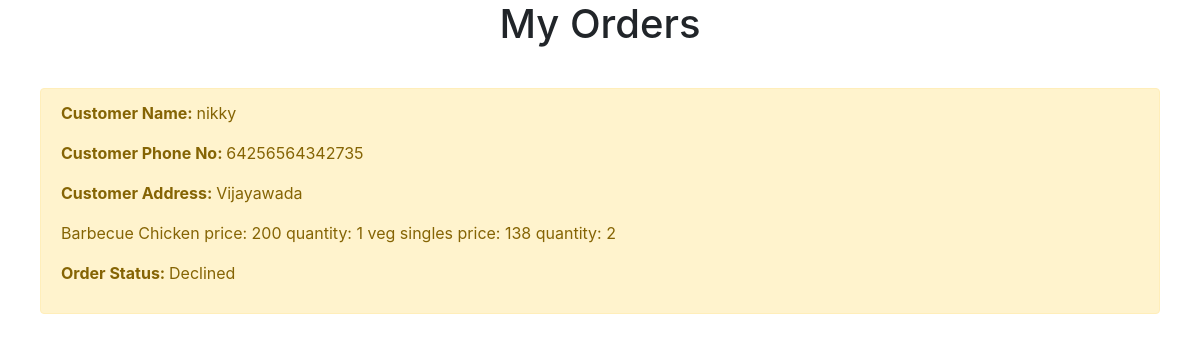
The app's page /userorders/ (signed in) with its own data.
### pizzaapp/models.py (models this page shows)
class OrderModel(models.Model):
    username = models.CharField(max_length=10)
    phoneno = models.CharField(max_length=10)
    address = models.CharField(max_length=10)
    ordereditems = models.CharField(max_length=10)
    status = models.CharField(max_length=10)

### pizzaapp/views.py (the view)
# urls.py: path('userorders/', userorders),
def userorders(request):
    orders = OrderModel.objects.filter(username = request.user.username)
    context = {'orders': orders}
    return render(request,'pizzaapp/userorders.html',context)

### templates/pizzaapp/userorders.html
{% extends 'base.html' %}
{% block content %}
<h1 style="text-align: center">My Orders</h1>
{% for order in orders %}
<div style="margin: 40px" class="alert alert-warning" role="alert">
    <p><b>Customer Name: </b> {{order.username}}</p>
    <p><b>Customer Phone No: </b> {{order.phoneno}}</p>
    <p><b>Customer Address: </b> {{order.address}}</p>
    <p>{{order.ordereditems}}</p>
    <p><b>Order Status: </b> {{order.status}}</p>
</div>
{% endfor %}
{% endblock %}

### records on screen
OrderModel: username "nikky", phoneno "64256564342735", address "Vijayawada", ordereditems "Barbecue Chicken price: 200 quantity: 1 veg singles price: 138 quantity: 2", status "Declined"
